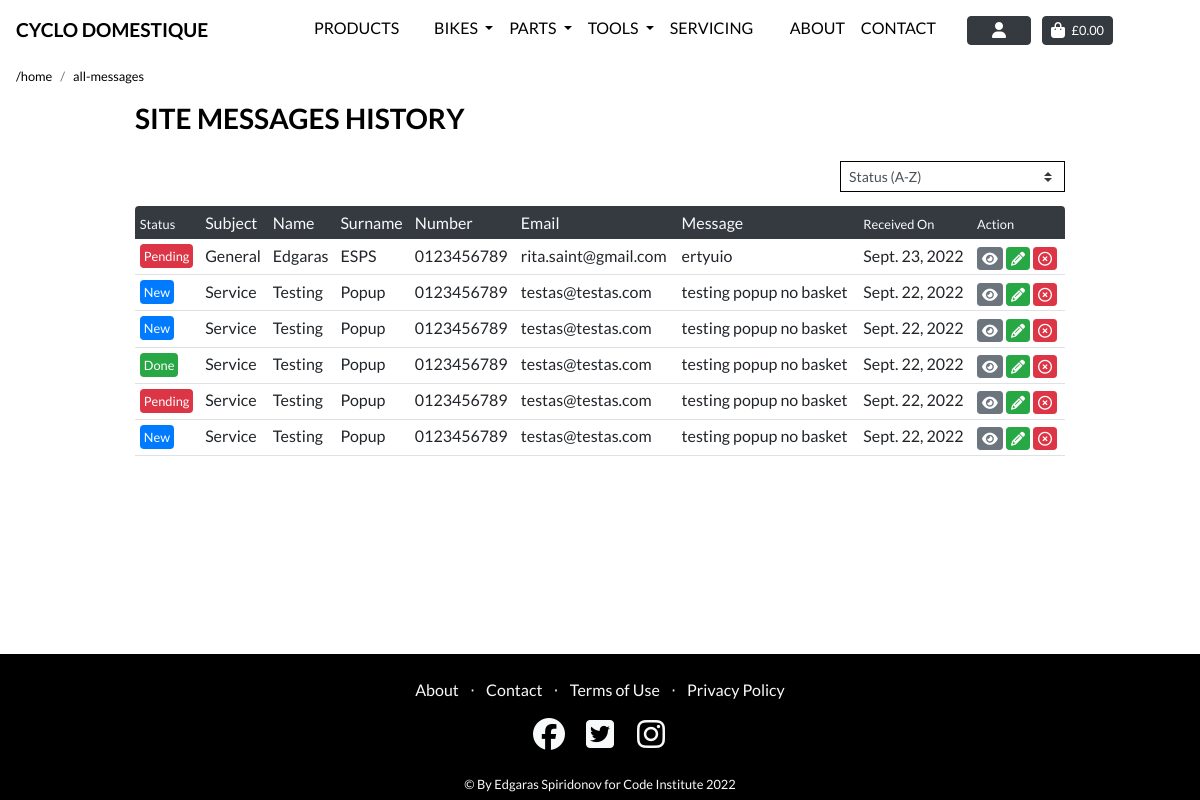
The page /contact/all-messages/ (signed in) on the database as committed earlier.
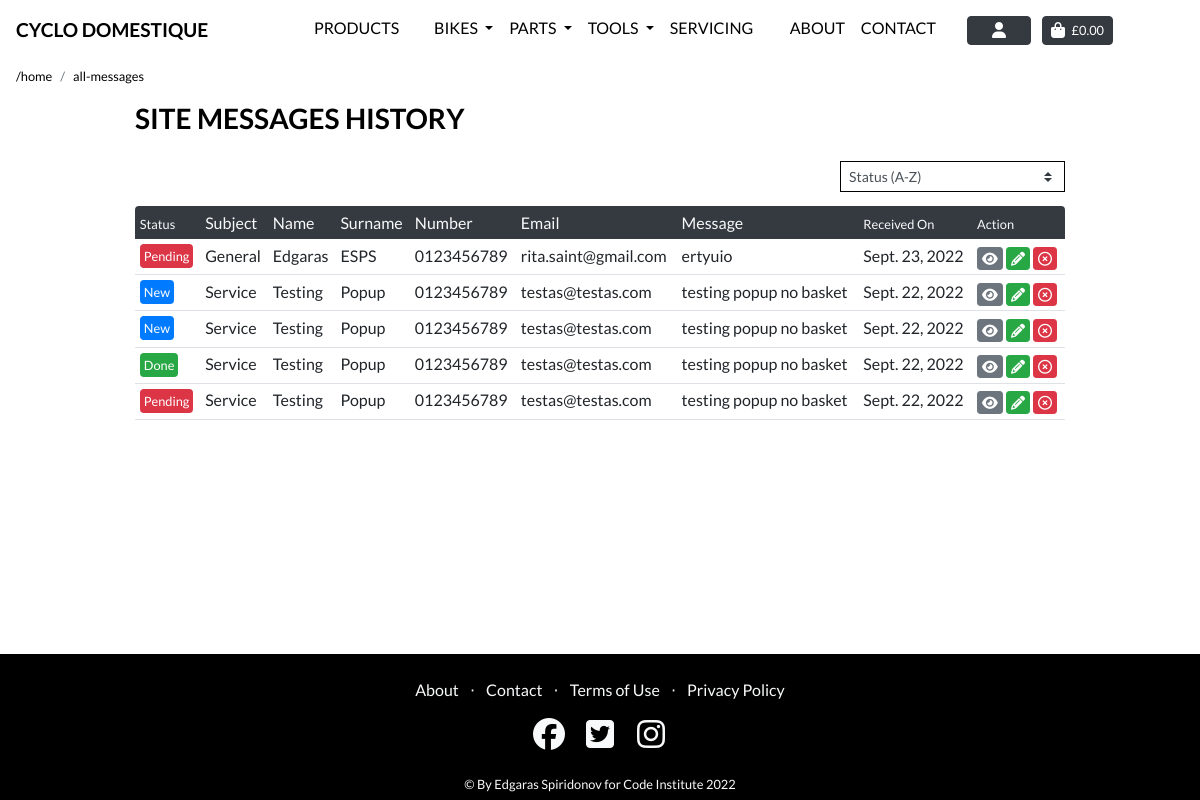
The same page on the database as committed later.
### contact/models.py (models this page shows, shortened)
class ContactForm(models.Model):
    subject_type = models.CharField(max_length=100, null=True, blank=False)
    first_name = models.CharField(max_length=50, null=True, blank=True)
    last_name = models.CharField(max_length=50, null=True, blank=True)
    contact_number = models.CharField(max_length=20, null=True, blank=True)
    email_address = models.EmailField(max_length=50, null=True, blank=False)
    message = models.TextField(max_length=1000, null=True, blank=True)
    received_date = models.DateField(auto_now_add=True)
    status = models.IntegerField(choices=STATUS, default=0)
    class Meta:
        ordering = ['-received_date']

### contact/views.py (the view, shortened to what this page needs)
# urls.py: path('all-messages/', views.site_messages, name='site_messages'),
@login_required
def site_messages(request):
    all_messages = ContactForm.objects.all()
    categories = None
    sort = None
    direction = None
    current_sorting = f'{sort}_{direction}'
    template = 'contact/contact_messages.html'
    context = {
        'all_messages': all_messages,
        'current_categories': categories,
        'current_sorting': current_sorting,
        'on_inventory_page': True,
    }
    return render(request, template, context)

### contact/templates/contact/contact_messages.html (shortened to what the changed rows need)
{% extends "base.html" %}
{% load static %}
{% block extra_css %}
    <link rel="stylesheet" href="{% static 'profiles/css/profile.css' %}">
    <link rel="stylesheet" href="{% static 'css/page_navbar.css' %}">
{% endblock %}
{% block content %}
<div class="container header-mobile">
    <div class="row mob-nav-header-hide">
        <div class="col-12">
            <div class="order-history table-responsive rounded">
                <table class="table table-sm table-borderless">
                    <thead class="rounded">
                        <tr class="text-light bg-dark rounded py-1 px-1">
                            <th class="font-weight-normal small">Status</th>
                            <th class="font-weight-normal">Subject</th>
                            <th class="font-weight-normal">Name</th>
                            <th class="font-weight-normal">Surname</th>
                            <th class="font-weight-normal">Number</th>
                            <th class="font-weight-normal">Email</th>
                            <th class="font-weight-normal">Message</th>
                            <th class="font-weight-normal small">Received On</th>
                            <th class="font-weight-normal small">Action</th>
                        </tr>
                    </thead>
                    <tbody>
                        {% for contact in all_messages %}
                            <div>
                                <tr class="border-bottom">
                                    <td class="pt-2 small ">
                                        {% if contact.status == 1 %}
                                            <span class="p-1 rounded bg-danger text-white ">Pending</span>
                                        {% elif contact.status == 2 %}
                                            <span class="p-1 rounded bg-success text-white">Done</span>
                                        {% else %}
                                            <span class="p-1 rounded bg-primary text-white">New</span>
                                        {% endif %}
                                    </td>
                                    <td>{{ contact.subject_type }}</td>
                                    <td>{{ contact.first_name }}</td>
                                    <td>{{ contact.last_name }}</td>
                                    <td>{{ contact.contact_number }}</td>
                                    <td>{{ contact.email_address }}</td>
                                    <td>{{ contact.message }}</td>
                                    <td>{{ contact.received_date }}</td>
                                    <td> <div>
                                        <a class="btn btn-secondary btn-sm text-white py-0 px-1" href="{% url 'view_message' pk=contact.pk %}"><i class="fas fa-eye"></i></a>
                                        <a class="btn btn-success btn-sm text-white py-0 px-1" href="{% url 'edit_message' pk=contact.pk %}"><i class="fas fa-pencil-alt"></i></a>
                                        <a class="btn btn-danger btn-sm text-white py-0 px-1" href="{% url 'delete_message' pk=contact.pk %}"><i class="far fa-times-circle"></i></a>
                                    </div></td>
                                </tr>
                            </div>
                        {% endfor %}
                    </tbody>
                </table>
            </div>
        </div>
    </div>
</div>
{% endblock %}

Rows that differ between the two databases and show on the page:
removed ContactForm: status "New", subject_type "Service", first_name "Testing", last_name "Popup", contact_number "0123456789", email_address "testas@testas.com", message "testing popup no basket", received_date "Sept. 22, 2022"
